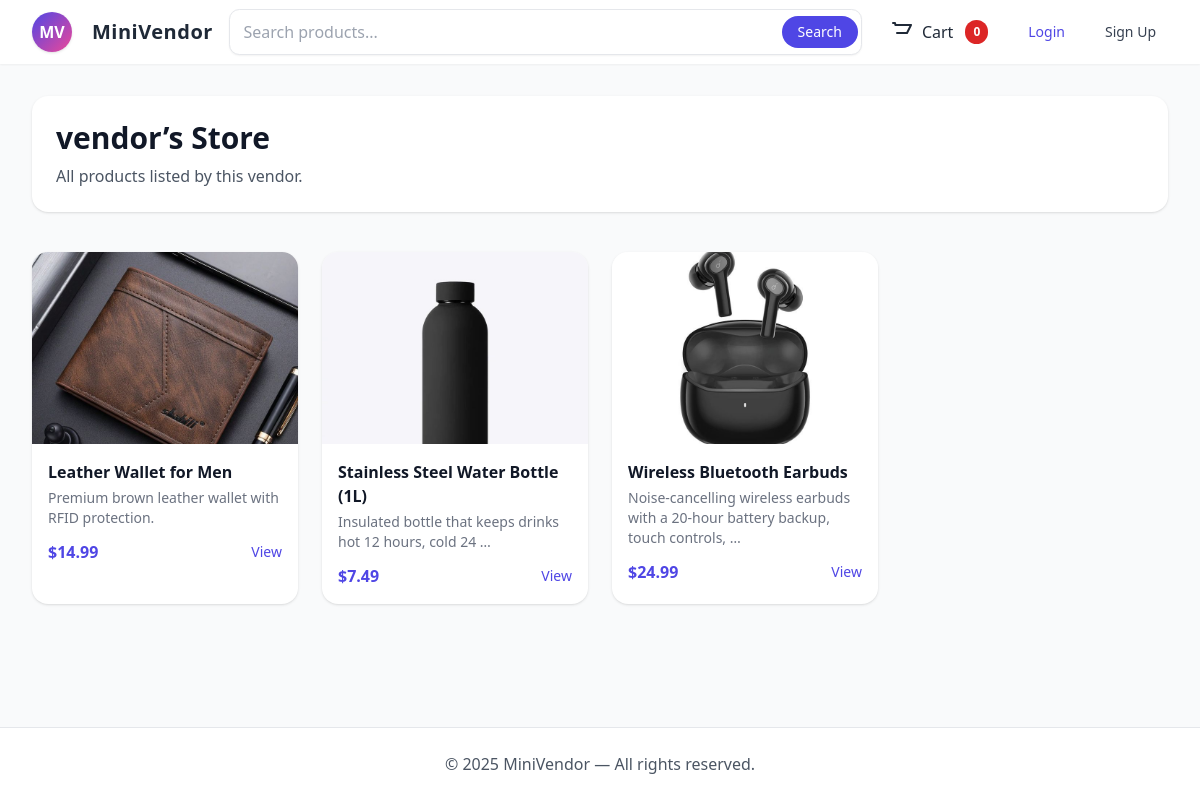
The app's page /products/vendor/7/store/ with its own data.
### users/models.py (models this page shows, shortened)
class User(AbstractUser):
    ROLE_CHOICES = (
        ('customer', 'Customer'),
        ('vendor', 'Vendor'),
        ('admin', 'Admin'),
    )
    role = models.CharField(max_length=20, choices=ROLE_CHOICES, default='customer')
    is_approved = models.BooleanField(default=False)

### products/models.py (models this page shows, shortened)
class Product(models.Model):
    vendor = models.ForeignKey(
        settings.AUTH_USER_MODEL,
        on_delete=models.CASCADE,
        related_name="products"
    )
    name = models.CharField(max_length=255)
    description = models.TextField(blank=True)
    price = models.DecimalField(max_digits=10, decimal_places=2)
    stock = models.PositiveIntegerField(default=0)
    image = models.ImageField(upload_to="products/", blank=True, null=True)
    created_at = models.DateTimeField(auto_now_add=True)

### products/views.py (the view)
# urls.py: path("vendor/<int:vendor_id>/store/", views.vendor_store, name="vendor_store"),
def vendor_store(request, vendor_id):
    vendor = get_object_or_404(User, id=vendor_id, role="vendor", is_approved=True)
    products = Product.objects.filter(vendor=vendor).order_by("-created_at")
    return render(request, "products/vendor_store.html", {
        "vendor": vendor,
        "products": products,
    })

### orders/context_processors.py (called while the page is built)
def cart_total_qty(request):
    cart = request.session.get("cart", {})
    total_qty = sum(cart.values())
    return {"cart_total_qty": total_qty}

### templates/products/vendor_store.html (shortened to what this page needs)
{% extends "base.html" %}
{% block content %}
<div class="max-w-7xl mx-auto">
    <div class="bg-white shadow p-6 rounded-2xl mb-10">
        <h1 class="text-3xl font-bold text-gray-900">
            {{ vendor.username }}’s Store
        </h1>
        <p class="text-gray-600 mt-2">
            All products listed by this vendor.
        </p>
    </div>
    <div class="grid grid-cols-1 sm:grid-cols-2 md:grid-cols-3 lg:grid-cols-4 gap-6">
        {% for product in products %}
        <div class="bg-white rounded-2xl shadow hover:shadow-lg overflow-hidden">
            <a href="{% url 'product_detail' product.id %}">
                {% if product.image %}
                <img src="{{ product.image.url }}"
                     class="w-full h-48 object-cover" />
                {% else %}
                <img src="/static/placeholder.png"
                     class="w-full h-48 object-cover bg-gray-200" />
                {% endif %}
            </a>
            <div class="p-4">
                <h3 class="font-semibold text-gray-900">{{ product.name }}</h3>
                <p class="text-sm text-gray-500 mt-1">
                    {{ product.description|truncatewords:10 }}
                </p>
                <div class="flex justify-between items-center mt-3">
                    <span class="text-indigo-600 font-semibold">
                        ${{ product.price }}
                    </span>
                    <a href="{% url 'product_detail' product.id %}"
                       class="text-sm text-indigo-600 hover:underline">
                        View
                    </a>
                </div>
            </div>
        </div>
        {% empty %}
        <div class="col-span-4 text-center py-20">
            <img src="/static/empty.png" class="w-32 mx-auto opacity-70" />
            <h3 class="mt-4 text-gray-600">This vendor has no products yet.</h3>
        </div>
        {% endfor %}
    </div>
</div>
{% endblock %}

### records on screen
User: username "vendor"
Product: image (picture), name "Leather Wallet for Men", description "Premium brown leather wallet with RFID protection.", price "14.99"
Product: image (picture), name "Stainless Steel Water Bottle (1L)", description "Insulated bottle that keeps drinks hot 12 hours, cold 24 …", price "7.49"
Product: image (picture), name "Wireless Bluetooth Earbuds", description "Noise-cancelling wireless earbuds with a 20-hour battery backup, touch controls, …", price "24.99"

### other values on screen
{{ cart_total_qty|default:0 }} "0"
